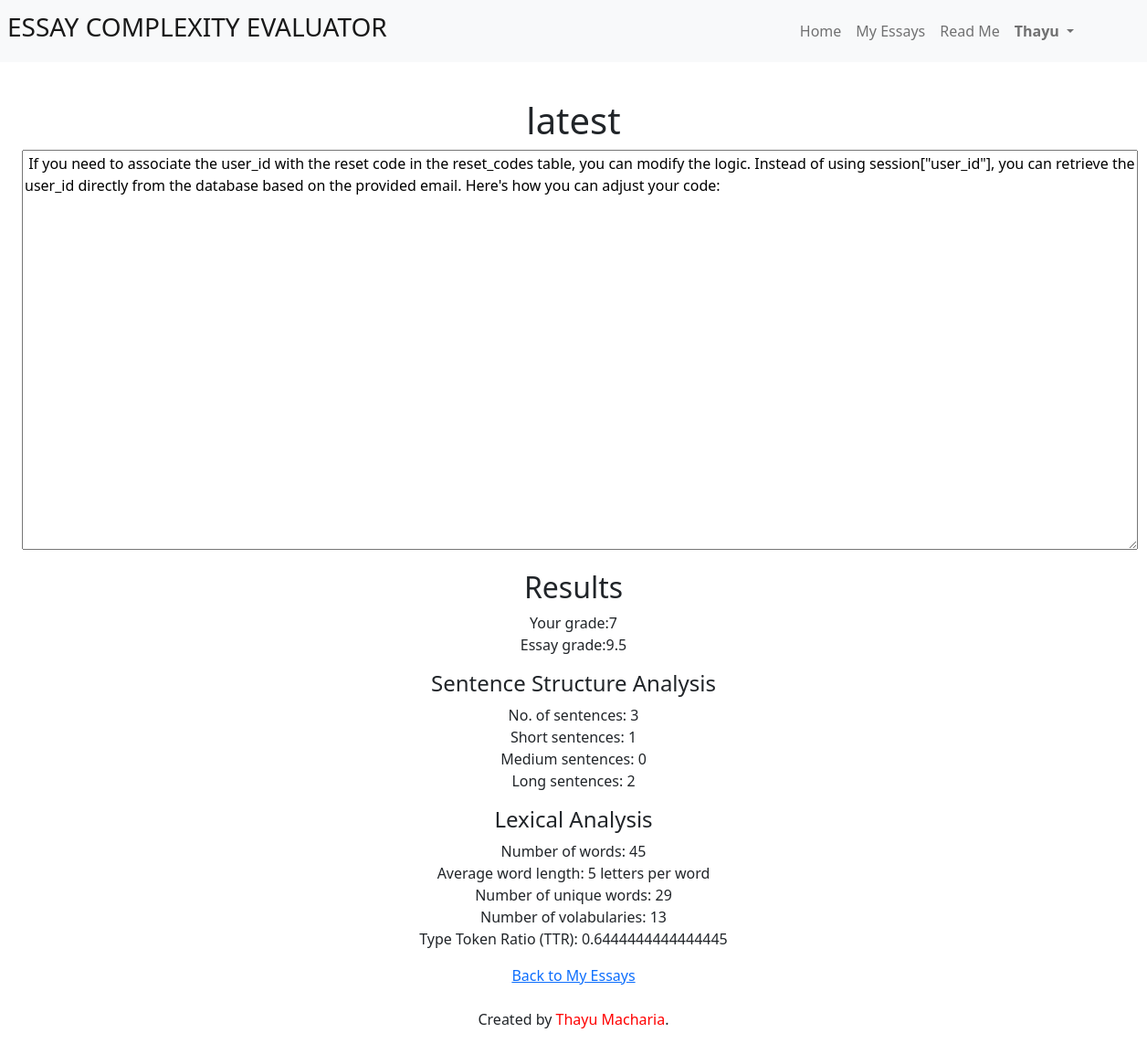
The app's page /view_essay/latest (signed in) with its own data.
### tables this page shows
CREATE TABLE "myessays" (
	"essayID"	INTEGER,
	"userID"	INTEGER,
	"title"	TEXT,
	"content"	TEXT,
	"studentgrade"	INTEGER,
	"essaygrade"	INTEGER,
	"timestamp"	NUMERIC NOT NULL,
	PRIMARY KEY("essayID" AUTOINCREMENT)
);

CREATE TABLE "analysis_results" (
	"essayID"	INTEGER NOT NULL,
	"userID"	INTEGER,
	"title"	TEXT NOT NULL,
	"no_sentences"	INTEGER NOT NULL,
	"short"	INTEGER,
	"medium"	INTEGER,
	"long"	INTEGER,
	"no_word"	INTEGER,
	"word_len"	INTEGER,
	"unique_words"	INTEGER,
	"vocab"	INTEGER,
	"ttr"	REAL
);

### app.py (the view)
@app.route("/view_essay/<string:essay_title>")
@login_required
def view_essay(essay_title):
    user_id = session["user_id"]
    essays = db.execute("SELECT content, studentgrade, essaygrade FROM myessays WHERE title = ?", essay_title)
    results = db.execute("SELECT no_sentences, short, medium, long, no_word, word_len, unique_words, vocab, ttr FROM analysis_results WHERE title = ?", essay_title)
    return render_template("view_essay.html", essay_title=essay_title, essays=essays, results=results)

### app.py (called while the page is built)
@app.after_request
def after_request(response):
    response.headers["Cache-Control"] = "no-cache, no-store, must-revalidate"
    response.headers["Expires"] = 0
    response.headers["Pragma"] = "no-cache"
    return response

def login_required(f):
    @wraps(f)
    def decorated_function(*args, **kwargs):
        if session.get("user_id") is None:
            return redirect("/login")
        return f(*args, **kwargs)
    return decorated_function

### templates/view_essay.html (shortened to what this page needs)
{% extends "layout.html" %}
{% block main %}
{% for essay in essays %}
    <h1>{{ essay_title }}</h1>
    <textarea id="essay" name="essay" rows="18" cols="130"> {{ essay["content"] }} </textarea>
    <p>
        <h2>Results</h2>
        Your grade:{{  essay["studentgrade"] }}<br>
        Essay grade:{{ essay["essaygrade"] }}
    </p>
{% endfor %}
{% for result in results %}
    <p>
        <h4>Sentence Structure Analysis</h4>
        No. of sentences: {{ result["no_sentences"] }} <br>
        Short sentences: {{ result["short"] }} <br>
        Medium sentences: {{ result["medium"] }} <br>
        Long sentences: {{ result["long"] }}<br>
    </p>
    <p>
        <h4>Lexical Analysis</h4>
        Number of words: {{ result["no_word"] }} <br>
        Average word length: {{ result["word_len"] }}
        letters per word <br>
        Number of unique words: {{ result["unique_words"] }} <br>
        Number of volabularies: {{ result["vocab"] }} <br>
        Type Token Ratio (TTR): {{ result["ttr"] }} </p>
{% endfor %}
<a href="/myessays">Back to My Essays</a>
{% endblock %}

### records on screen
myessays: title "latest", essay "If you need to associate the user_id with the reset code in the reset_codes table, you can modify the logic. Instead of using session[\"user_id\"], you can retrieve the user_id directly from the database based on the provided email. Here's how you can adjust your code:", studentgrade "7", essaygrade "9.5"
analysis_results: no_sentences "3", short "1", medium "0", long "2", no_word "45", word_len "5", unique_words "29", vocab "13", ttr "0.6444444444444445"

### other values on screen
{{ session["user_name"].capitalize() }} "Thayu"
